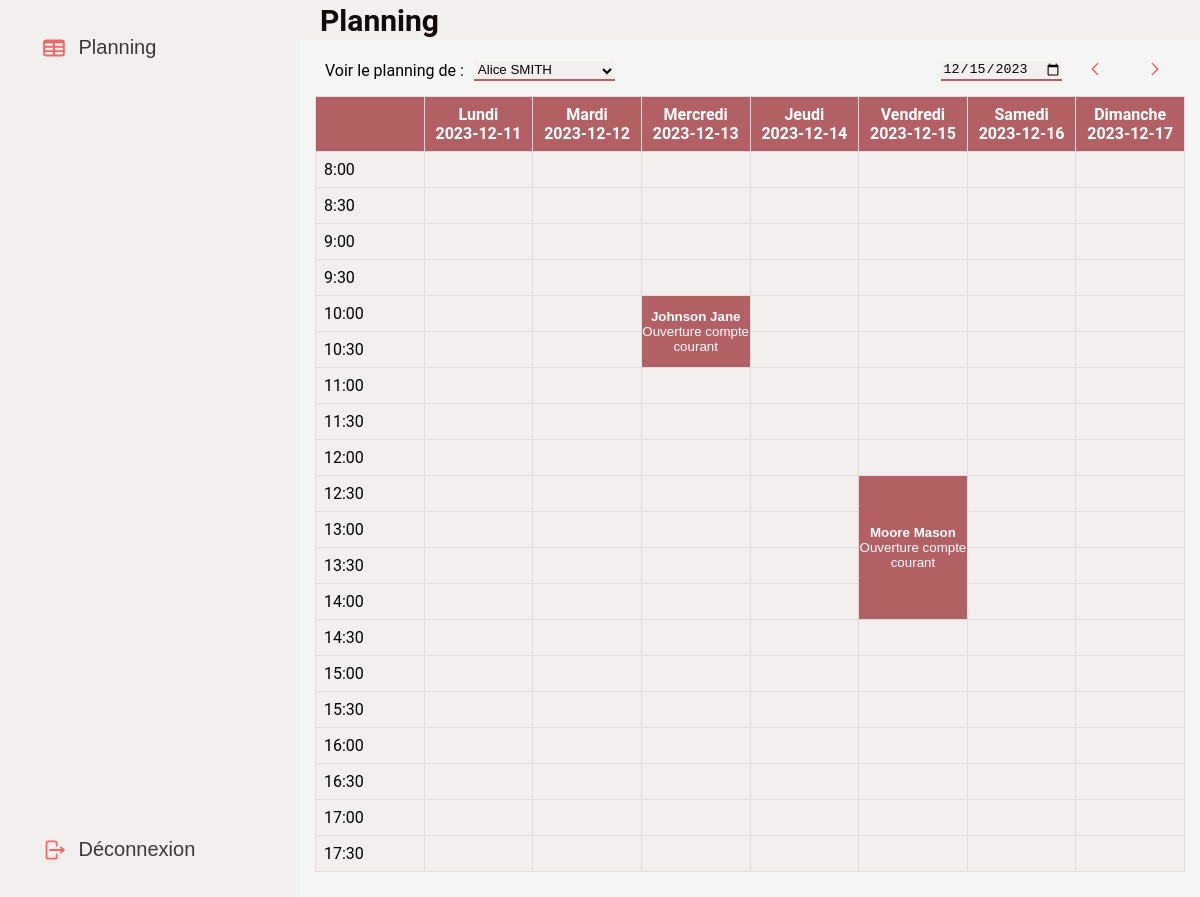
Screenshot of / (signed in) with the database file from the repository.
### tables this page shows
CREATE TABLE `rdv` (
  `NUMRDV` int(11) NOT NULL,
  `NUMEMPLOYE` int(11) NOT NULL,
  `NUMCLIENT` int(11) DEFAULT NULL,
  `IDMOTIF` int(11) NOT NULL,
  `DATERDV` datetime NOT NULL,
  `DATEFINRDV` datetime NOT NULL
);

CREATE TABLE `client` (
  `NUMCLIENT` int(11) NOT NULL,
  `NUMEMPLOYE` int(11) NOT NULL,
  `NOM` char(15) NOT NULL,
  `PRENOM` char(15) NOT NULL,
  `ADRESSE` char(100) NOT NULL,
  `MAIL` char(32) DEFAULT NULL,
  `ENREGISTRE` tinyint(1) NOT NULL,
  `NUMTEL` int(11) DEFAULT NULL,
  `SITUATION` char(15) DEFAULT NULL,
  `PROFESSION` char(15) NOT NULL,
  `DATENAISSANCE` date NOT NULL
);

CREATE TABLE `motif` (
  `IDMOTIF` int(11) NOT NULL,
  `LIBELLEMOTIF` char(50) NOT NULL,
  `LISTEPIECES` text NOT NULL
);

### src/controller/router.php (called while the page is built, shortened)
<?php
function displayRoute($routeName) {
    $roleName = explode('-', $routeName)[0];
    $viewName = array_slice(explode('-', $routeName), 1);
    $viewName = implode('-', $viewName);
    display($roleName, "view/$roleName/$viewName.php", getRouteTitle($routeName), getRouteAdditionalTitle($routeName));
}
function getRouteTitle($routeName) {
    switch($routeName) {
        case 'advisor-planning':
            return "Planning";
    }
}
function getRouteAdditionalTitle() {
    if(isset($_SESSION['currentClient'])) {
        return $_SESSION['currentClient']->PRENOM.' '.strtoupper($_SESSION['currentClient']->NOM).' #'.$_SESSION['currentClient']->NUMCLIENT;
    } else {
        return null;
    }
}

### src/controller/controller.php (called while the page is built, shortened)
<?php
require_once 'view/view.php';
require_once 'model/client.php';
require_once 'model/reason.php';
require_once 'model/event.php';
require_once 'model/employee.php';
require_once 'controller/router.php';
function CtlDisplayPage() {
    displayRoute($_SESSION['currentPage']);
}

### src/index.php (called while the page is built)
<?php
require_once 'controller/front-controller.php';
    ?>

### src/model/employee.php (called while the page is built, shortened)
<?php
function getAllAdvisors() {
    $connection = Connection::getInstance()->getConnection();
    $result = $connection->prepare('SELECT * FROM employe WHERE CATEGORIE = \'advisor\'');
    $result->execute();
    $result->setFetchMode(PDO::FETCH_OBJ);
    $advisors = $result->fetchAll();
    return $advisors;
}

### src/model/event.php (called while the page is built, shortened)
<?php
function getEventsByAdvisor($advisorId) {
    $connection = Connection::getInstance()->getConnection();
    $result = $connection->prepare('SELECT * FROM rdv WHERE NUMEMPLOYE = :advisorId');
    $result->execute(array(
        'advisorId' => $advisorId
    ));
    $result->setFetchMode(PDO::FETCH_OBJ);
    $events = $result->fetchAll();
    return $events;
}
function getEventMinute($event) {
    return date('i', strtotime($event->DATERDV));
}
function getEventHour($event) {
    return date('H', strtotime($event->DATERDV));
}

### src/model/client.php (called while the page is built, shortened)
<?php
function searchClientById($clientId) {
    $connection = Connection::getInstance()->getConnection();
    $result = $connection->prepare('SELECT * FROM client WHERE NUMCLIENT = :clientId LIMIT 1');
    $result->execute(array(
        'clientId' => $clientId
    ));
    $result->setFetchMode(PDO::FETCH_OBJ);
    $client = $result->fetch();
    return $client;
}
function getFormattedClientName($client) {
    return $client->NOM . ' ' . $client->PRENOM;
}

### src/model/reason.php (called while the page is built, shortened)
<?php
function getReasonById($reasonId) {
    $connection = Connection::getInstance()->getConnection();
    $result = $connection->prepare('SELECT * FROM motif WHERE IDMOTIF = :reasonId LIMIT 1');
    $result->execute(array(
        'reasonId' => $reasonId
    ));
    $result->setFetchMode(PDO::FETCH_OBJ);
    $reason = $result->fetch();
    return $reason;
}

### src/view/advisor/planning.php (the view, shortened to what this page needs)
<div id="advisor-planning">
    <form action="<?php echo $_SERVER['PHP_SELF']; ?>" method="post">
        <p>Voir le planning de :</p>
        <select name="selectAdvisorToViewPlanning" id="selectAdvisorToViewPlanning" onchange="this.form.submit()">
            <?php foreach (getAllAdvisors() as $advisor): ?>
                <option value="<?= $advisor->NUMEMPLOYE ?>"
                    <?= (isset($_SESSION['advisorToViewPlanning']) && $_SESSION['advisorToViewPlanning']->NUMEMPLOYE == $advisor->NUMEMPLOYE) || $_SESSION['loggedInUser']->NUMEMPLOYE == $advisor->NUMEMPLOYE
                        ? "selected" : "" ?>
                >
                    <?= $advisor->PRENOM." ".strtoupper($advisor->NOM) ?>
                </option>
            <?php endforeach; ?>
        </select>
        <input type="date" name="planning-select-date" id="planning-select-date" onchange="this.form.submit()"
        value="<?= isset($_SESSION['calendarDay']) ? date('Y-m-d', strtotime($_SESSION['calendarDay'])) : date('Y-m-d') ?>"
        >
        <button class="planning-nav" name="planning-prev-week" id="planning-prev-week">
            <svg xmlns="http://www.w3.org/2000/svg" fill="none" viewBox="0 0 24 24" stroke-width="1.5" stroke="currentColor">
                <path stroke-linecap="round" stroke-linejoin="round" d="M15.75 19.5L8.25 12l7.5-7.5" />
            </svg>
        </button>
        <button class="planning-nav" name="planning-next-week" id="planning-next-week">
            <svg xmlns="http://www.w3.org/2000/svg" fill="none" viewBox="0 0 24 24" stroke-width="1.5" stroke="currentColor" class="w-6 h-6">
                <path stroke-linecap="round" stroke-linejoin="round" d="M8.25 4.5l7.5 7.5-7.5 7.5" />
            </svg>
        </button>
    </form>
    <?php
    require_once 'model/calendar.php';
    $calendar = new Calendar(
        isset($_SESSION['advisorToViewPlanning']) ?
        $_SESSION['advisorToViewPlanning']->NUMEMPLOYE :
        $_SESSION['loggedInUser']->NUMEMPLOYE
    );
    ?>
</div>

### src/view/components/calendar-view.php
<form action="<?php echo $_SERVER['PHP_SELF']; ?>" method="post">
    <table class="calendar">
        <thead>
            <tr>
                <th></th>
                <?php foreach ($this->getDaysToDisplay() as $day): ?>
                    <th><?= $day[0] ?> <br> <?= $day[1] ?></th>
                <?php endforeach; ?>
            </tr>
        </thead>
        <tbody>
            <?php for ($hour = 8; $hour < 18; $hour++): ?>
                <tr>
                    <td><?= $hour ?>:00</td>
                    <?php for ($dayOfWeek = 0 ; $dayOfWeek < 7; $dayOfWeek++): ?>
                        <?= $this->displayCalendarEvent($this->getDateFromDayOfWeek($dayOfWeek), $hour, 00) ?>
                    <?php endfor; ?>
                </tr>
                <tr>
                    <td><?= $hour ?>:30</td>
                    <?php for ($dayOfWeek = 0 ; $dayOfWeek < 7; $dayOfWeek++): ?>
                        <?= $this->displayCalendarEvent($this->getDateFromDayOfWeek($dayOfWeek), $hour, 30) ?>
                    <?php endfor; ?>
                </tr>
            <?php endfor; ?>
        </tbody>
    </table>
</form>

### src/model/calendar.php (shortened to what this page needs)
<?php
require_once 'model/event.php';
require_once 'model/client.php';
require_once 'model/reason.php';
require_once 'view/view.php';
class Calendar {
    private $WEEKDAYS = array('Lundi', 'Mardi', 'Mercredi', 'Jeudi', 'Vendredi', 'Samedi', 'Dimanche');
    private $year;
    private $month;
    private $day;
    private $displayedEvents;
    private $occupiedCells = [];
    public function __construct($advisorId) {
        if (!isset($_SESSION['calendarDay'])) {
            $this->year = date('Y');
            $this->month = date('m');
            $this->day = date('d');
        } else {
            $this->year = date('Y', strtotime($_SESSION['calendarDay']));
            $this->month = date('m', strtotime($_SESSION['calendarDay']));
            $this->day = date('d', strtotime($_SESSION['calendarDay']));
        }
        $events = getEventsByAdvisor($advisorId);
        $this->displayCalendar();
    }
    public function displayCalendar() {
        require_once 'view/components/calendar-view.php';
    }
    private function getDaysInMonth($month, $year) {
        return cal_days_in_month(CAL_GREGORIAN, $month, $year);
    }
    private function getFirstDayOfMonth($month, $year) {
        return date('N', strtotime($year . '-' . $month . '-01'));
    }
    private function getWeekdayName($day, $month, $year) {
        return $this->WEEKDAYS[date('N', strtotime($year . '-' . $month . '-' . $day)) - 1];
    }
    private function buildMonthWeeks($month, $year) {
        $weeks = [];
        $week = [];
        $daysInMonth = $this->getDaysInMonth($month, $year);
        $firstDayIndex = $this->getFirstDayOfMonth($month, $year);
        if ($firstDayIndex != 1) {
            $previousMonth = $month == 1 ? 12 : $month - 1;
            $previousYear = $month == 1 ? $year - 1 : $year;
            $daysInPreviousMonth = cal_days_in_month(CAL_GREGORIAN, $previousMonth, $previousYear);
            for ($day = $daysInPreviousMonth - $firstDayIndex + 2; $day <= $daysInPreviousMonth; $day++) {
                $weekday = $this->getWeekdayName($day, $previousMonth, $previousYear);
                $date = $previousYear . '-' . $previousMonth . '-' . str_pad($day, 2, '0', STR_PAD_LEFT);
                $week[] = [$weekday, $date];
            }
        }
        for ($day = 1; $day <= $daysInMonth; $day++) {
            $date = $year . '-' . $month . '-' . str_pad($day, 2, '0', STR_PAD_LEFT);
            $weekdayIndex = date('N', strtotime($date));
            $weekday = $this->getWeekdayName($day, $month, $year);
            $date = $year . '-' . $month . '-' . str_pad($day, 2, '0', STR_PAD_LEFT);
            $week[] = [$weekday, $date];
            if ($weekdayIndex == 7) {
                $weeks[] = $week;
                $week = [];
            }
        }
        if (count($week) < 7) {
            $nextDay = 1;
            $nextMonth = $month == 12 ? 1 : $month + 1;
            $nextYear = $month == 12 ? $year + 1 : $year;
            while (count($week) < 7) {
                $weekday = $this->getWeekdayName($nextDay, $nextMonth, $nextYear);
                $date = $nextYear . '-' . $nextMonth . '-' . str_pad($nextDay, 2, '0', STR_PAD_LEFT);
                $week[] = [$weekday, $date];
                $nextDay++;
            }
        }
        if (!empty($week)) {
            $weeks[] = $week;
        }
        return $weeks;
    }
    private function getMonthWeekFromDay($day, $month, $year) {
        $date = $year . '-' . $month . '-' . str_pad($day, 2, '0', STR_PAD_LEFT);
        $weeks = $this->buildMonthWeeks($month, $year);
        $weekIndex = 0;
        foreach ($weeks as $week) {
            foreach ($week as $dayOfWeek) {
                if ($dayOfWeek[1] == $date) {
                    return $weekIndex;
                }
            }
            $weekIndex++;
        }
        return -1;
    }
    private function getDaysToDisplay() {
        return $this->buildMonthWeeks($this->month, $this->year)[$this->getMonthWeekFromDay($this->day, $this->month, $this->year)];
    }
    private function getDateFromDayOfWeek($dayOfWeek) {
        $week = $this->getMonthWeekFromDay($this->day, $this->month, $this->year);
        $weeks = $this->buildMonthWeeks($this->month, $this->year);
        return $weeks[$week][$dayOfWeek][1];
    }
    private function setDisplayedEvents($events) {
        $this->displayedEvents = [];
        foreach ($events as $event) {
            $eventDate = date('Y-m-d', strtotime($event->DATERDV));
            foreach ($this->getDaysToDisplay() as $day) {
                if ($day[1] == $eventDate) {
                    if (!isset($this->displayedEvents[$eventDate])) {
                        $this->displayedEvents[$eventDate] = [];
                    }
                    $this->displayedEvents[$eventDate][] = $event;
                }
            }
        }
    }
    private function displayCalendarEvent($date, $hour, $minute) {
        if (isset($this->displayedEvents[$date])) {
            foreach ($this->displayedEvents[$date] as $event) {
                if (getEventHour($event) == $hour && getEventMinute($event) == $minute) {
                    $eventStart = strtotime($event->DATERDV);
                    $eventEnd = strtotime($event->DATEFINRDV);
                    $eventDuration = ($eventEnd - $eventStart) / 60;
                    $eventColspan = $eventDuration / 30;
                    $this->occupiedCells[] = [$date, $hour, $minute];
                    for ($i = 1; $i < $eventColspan; $i++) {
                        $minute = $minute == 0 ? 30 : 0;
                        $hour = $minute == 30 ? $hour : $hour + 1;
                        $this->occupiedCells[] = [$date, $hour, $minute];
                    }
                    require 'view/components/calendar-event.php';
                } else if (!in_array([$date, $hour, $minute], $this->occupiedCells)) {
                    echo "<td></td>";
                }
            }
        } else if (!in_array([$date, $hour, $minute], $this->occupiedCells)) {
            echo "<td></td>";
            $this->occupiedCells[] = [$date, $hour, $minute];
        }
    }
}

### src/view/components/calendar-event.php
<td class="calendar-event" rowspan="<?= $eventColspan ?>">
    <button name="calendar-event" value="<?= $event->NUMRDV ?>" type="submit">
        <strong><?= getFormattedClientName(searchClientById($event->NUMCLIENT)) ?></strong>
        <br>
        <?= getReasonById($event->IDMOTIF)->LIBELLEMOTIF ?>
    </button>
</td>

### rows the page displays
rdv: $event->NUMRDV 1 (drawn), NUMCLIENT.PRENOM "Johnson Jane", IDMOTIF.LIBELLEMOTIF "Ouverture compte courant"
rdv: $event->NUMRDV 2 (drawn), NUMCLIENT.PRENOM "Moore Mason", IDMOTIF.LIBELLEMOTIF "Ouverture compte courant"

### other values shown
$title "Planning"
$day[0] "Lundi"
$day[1] "2023-12-11"
$day[0] "Mardi"
$day[1] "2023-12-12"
$day[0] "Mercredi"
$day[1] "2023-12-13"
$day[0] "Jeudi"
$day[1] "2023-12-14"
$day[0] "Vendredi"
$day[1] "2023-12-15"
$day[0] "Samedi"
$day[1] "2023-12-16"
$day[0] "Dimanche"
$day[1] "2023-12-17"
